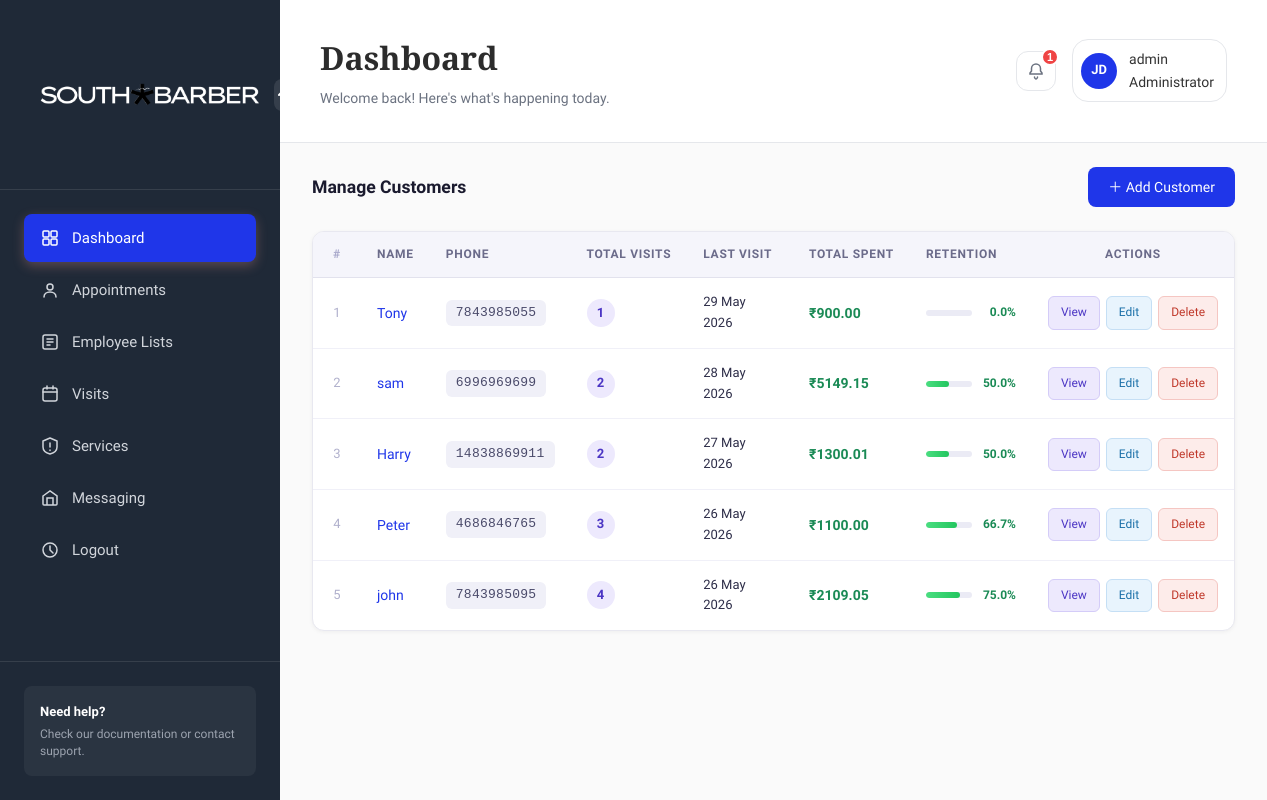
/adminsection/customerlist/ (signed in), run on an earlier commit of the app's database.
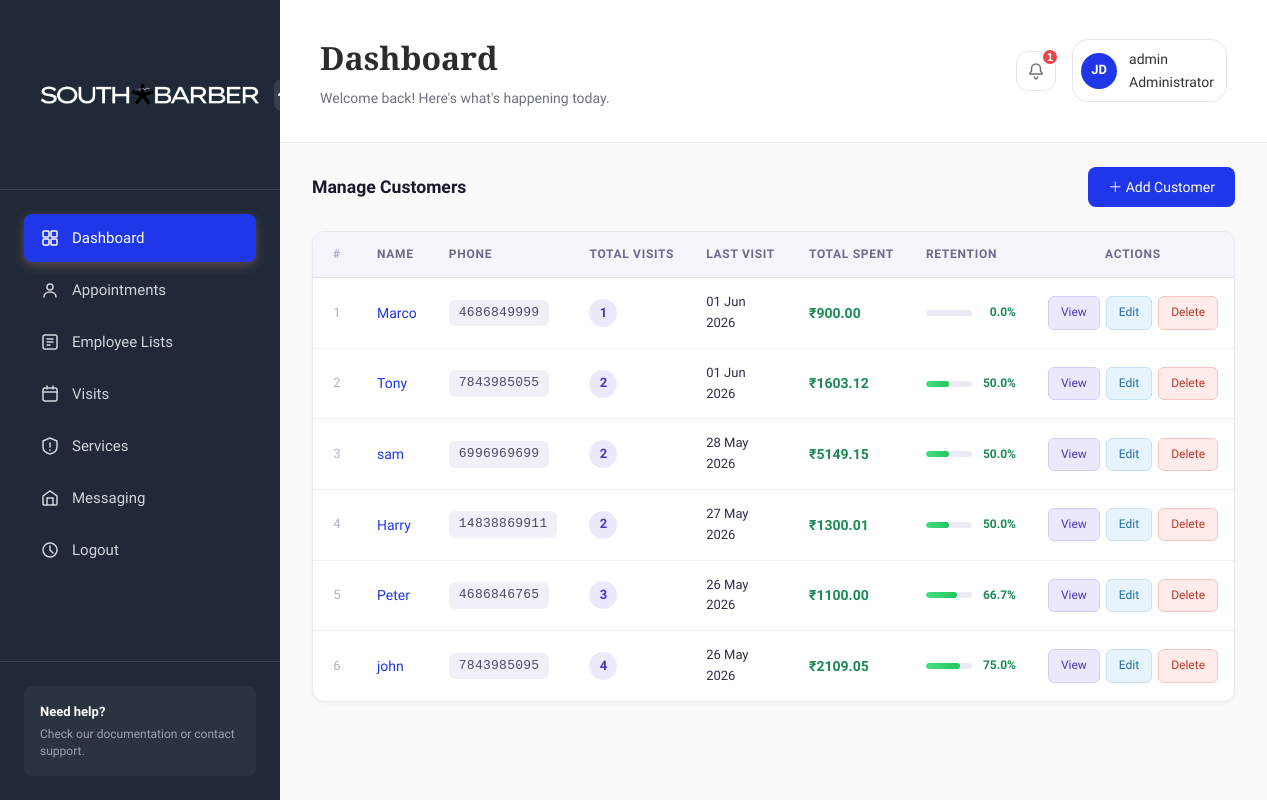
And on a later commit of the database.
### adminsection/models.py (models this page shows, shortened)
class Customer(models.Model):
    PhoneID = models.UUIDField(primary_key=True, default=uuid.uuid4)
    PhoneNumber = models.CharField(max_length=15, unique=True)
    Name = models.CharField(max_length=150)
    Note = models.TextField(blank=True)
    CreateDate = models.DateTimeField(auto_now_add=True)
    UpdateDate = models.DateTimeField(auto_now=True)
    @property
    def total_visits(self):
        return self.visits.count()
    @property
    def return_visits(self):
        return max(self.visits.count() - 1, 0)
    @property
    def retention_rate(self):
        total = self.total_visits
        if total <= 1:
            return 0.0
        return round((self.return_visits / total) * 100, 1)
    @property
    def last_visit(self):
        visit = self.visits.order_by('-VisitDate').first()
        return visit.VisitDate if visit else None
    @property
    def total_spent(self):
        return sum(v.final_amount for v in self.visits.all())

class Visit(models.Model):
    DISCOUNT_TYPE_CHOICES = (
        ('PERCENT', 'Percentage (%)'),
        ('AMOUNT', 'Fixed Amount (₹)'),
    )
    Customer = models.ForeignKey(
        Customer,
        on_delete=models.CASCADE,
        related_name='visits'
    )
    Store    = models.ForeignKey(Store, on_delete=models.SET_NULL, null=True, related_name='visits')
    VisitDate = models.DateTimeField(default=timezone.now)
    BillAmount = models.DecimalField(max_digits=10, decimal_places=2)
    DiscountType = models.CharField(
        max_length=10,
        choices=DISCOUNT_TYPE_CHOICES,
        default='PERCENT'
    )
    DiscountValue = models.DecimalField(
        max_digits=10,
        decimal_places=2,
        default=0,
        help_text="Enter % value or flat ₹ amount depending on DiscountType"
    )
    Note = models.TextField(blank=True)
    class Meta:
        ordering = ['-VisitDate']
    @property
    def discount_amount(self):
        if self.DiscountType == 'PERCENT':
            return round(self.BillAmount * self.DiscountValue / 100, 2)
        return self.DiscountValue  # already a flat amount
    @property
    def final_amount(self):
        return max(self.BillAmount - self.discount_amount, 0)

### adminsection/views.py (the view)
# urls.py: path('customerlist/', views.customerlist, name='customerlist'),
@staff_member_required
def customerlist(request):
    CustomerList = Customer.objects.order_by('-CreateDate')
    letters = list(string.ascii_uppercase)
    customers_with_letters = []
    for i, customer in enumerate(CustomerList):
        letter_id = letters[i % 26]
        customers_with_letters.append({
            'customer': customer,
            'letter_id': letter_id
        })
    return render(request, 'adminsection/customer-list.html', {'customers_with_letters': customers_with_letters})

### templates/adminsection/customer-list.html (shortened to what this page needs)
{% extends 'adminsection/base.html' %}
{% load static %}
{% block content %}
<div id="page-wrapper">
  <div class="main-page">
    <div class="customers-wrapper">
      <div class="customers-header">
        <h3>Manage Customers</h3>
        <a href="{% url 'addcustomer' %}" class="btn-add-customer">
          ＋ Add Customer
        </a>
      </div>
      <div class="customers-table-card">
        <table class="customers-table">
          <thead>
            <tr>
              <th>#</th>
              <th>Name</th>
              <th>Phone</th>
              <th>Total Visits</th>
              <th>Last Visit</th>
              <th>Total Spent</th>
              <th>Retention</th>
              <th style="text-align:center;">Actions</th>
            </tr>
          </thead>
          <tbody>
            {% for item in customers_with_letters %}
            <tr>
              <td>{{ forloop.counter }}</td>
              <td>
                <a href="{% url 'customer_detail' item.customer.PhoneID %}" class="customer-name-link">
                  {{ item.customer.Name }}
                </a>
              </td>
              <td>
                <span class="phone-badge">{{ item.customer.PhoneNumber }}</span>
              </td>
              <td>
                <span class="visits-pill">{{ item.customer.total_visits }}</span>
              </td>
              <td class="date-cell">
                {% if item.customer.last_visit %}
                  {{ item.customer.last_visit|date:"d M Y" }}
                {% else %}
                  <span style="color:#c0c0d8;">—</span>
                {% endif %}
              </td>
              <td>
                <span class="spent-amount">₹{{ item.customer.total_spent }}</span>
              </td>
              <td>
                <div class="retention-bar-wrap">
                  <div class="retention-bar">
                    <div class="retention-fill" style="width: {{ item.customer.retention_rate }}%;"></div>
                  </div>
                  <span class="retention-label">{{ item.customer.retention_rate }}%</span>
                </div>
              </td>
              <td>
                <div class="action-cell" style="justify-content:center;">
                  <a href="{% url 'customer_detail' item.customer.PhoneID %}" class="btn-view">
                    View
                  </a>
                  <a href="{% url 'editcustomer' item.customer.PhoneID %}" class="btn-edit">
                    Edit
                  </a>
                  <a href="{% url 'deletecustomer' item.customer.PhoneID %}"
                     class="btn-delete"
                     onclick="return confirm('Delete this customer?');">
                    Delete
                  </a>
                </div>
              </td>
            </tr>
            {% empty %}
            <tr>
              <td colspan="8" class="empty-state">No customers found. Add your first customer to get started.</td>
            </tr>
            {% endfor %}
          </tbody>
        </table>
      </div>
    </div>
  </div>
</div>
{% endblock %}

What changed in the data, as far as the page shows it:
added Customer: customer.Name "Marco", customer.PhoneNumber "4686849999", customer.total_visits "1", customer.last_visit "01 Jun 2026", customer.total_spent "900.00", customer.retention_rate "0.0"
computed for Customer "Tony": customer.total_visits "1" → "2"; customer.last_visit "29 May 2026" → "01 Jun 2026"; customer.total_spent "900.00" → "1603.12"; customer.retention_rate "0.0" → "50.0"
